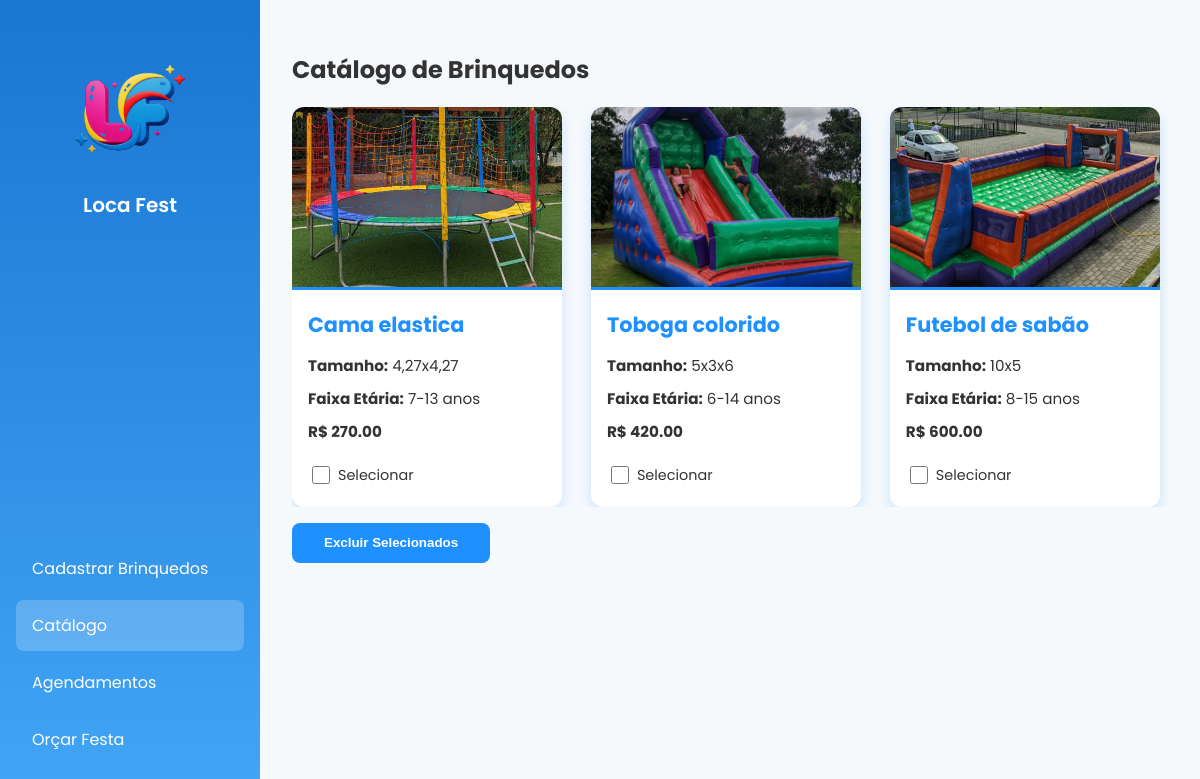
Page /usuario on the earlier database version.
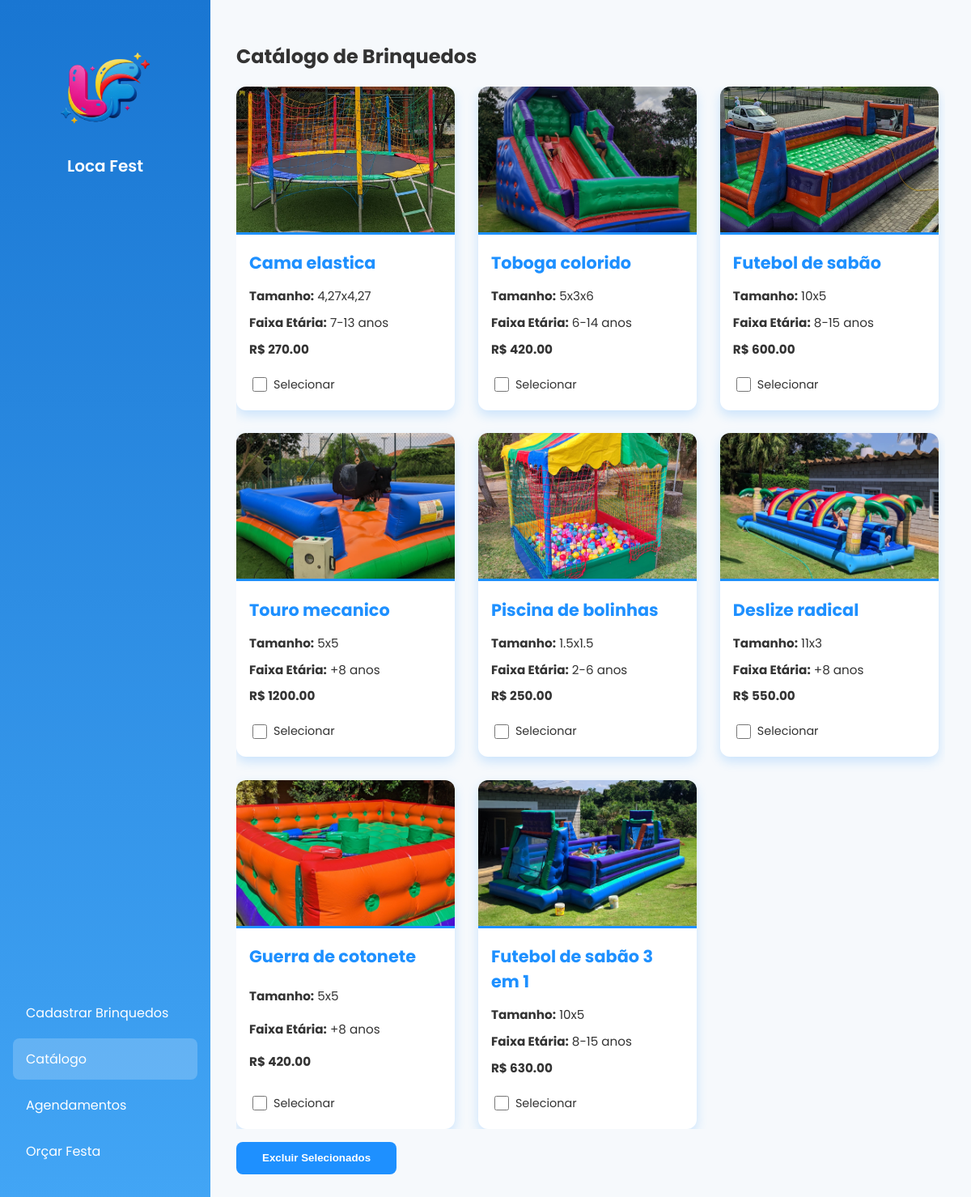
Same page on the later database version.
### storage.py (models this page shows)
class Brinquedo(db.Model):
    id = db.Column(db.Integer, primary_key=True)
    nome = db.Column(db.String(100), nullable=False)
    tamanho = db.Column(db.String(50))
    preco = db.Column(db.Float, nullable=False)
    faixa_etaria = db.Column(db.String(50))
    caminho_imagem = db.Column(db.String(200))

### routes.py (the view)
@app.route('/usuario')
def pagina_usuario():
    brinquedos = Brinquedo.query.all()
    page_content = render_template('catalogo.html', brinquedos=brinquedos)
    return render_template(
        'home.html',
        active_page='usuario',
        page_title='Catálogo de Brinquedos',
        page_content=page_content
    )

### templates/catalogo.html
<form method="post" action="/excluir_selecionados">
  <div class="catalogo-cards">
    {% for brinquedo in brinquedos %}
    <div class="card-brinquedo">
      <div class="imagem-wrapper">
        <img src="{{ url_for('static', filename='imagens/' ~ brinquedo.caminho_imagem) }}" alt="Imagem do brinquedo {{ brinquedo.nome }}">
      </div>
      <div class="info-brinquedo">
        <h3>{{ brinquedo.nome }}</h3>
        <p><strong>Tamanho:</strong> {{ brinquedo.tamanho }}</p>
        <p><strong>Faixa Etária:</strong> {{ brinquedo.faixa_etaria }}</p>
        <p class="preco">R$ {{ '%.2f'|format(brinquedo.preco) }}</p>
        <label>
          <input type="checkbox" name="selecionados" value="{{ brinquedo.id }}"> Selecionar
        </label>
      </div>
    </div>
    {% endfor %}
  </div>
  <button type="submit" class="btn">Excluir Selecionados</button>
</form>
</div>

### templates/home.html (shortened to what this page needs)
<!DOCTYPE html>
<html lang="pt-br">
<head>
    <link rel="stylesheet" href="{{ url_for('static', filename='style.css') }}">
</head>
<body>
    <div class="container">
        <aside class="sidebar">
            <div class="logo">
                <img src="{{ url_for('static', filename='imagens/logo.png') }}" alt="Logo Brinquedos Infláveis">
                <h1>Loca Fest</h1>
            </div>
            <nav>
                <a href="/admin" class="{{ 'active' if active_page == 'admin' else '' }}">Cadastrar Brinquedos</a>
                <a href="/usuario" class="{{ 'active' if active_page == 'usuario' else '' }}">Catálogo</a>
                <a href="/agendamentos" class="{{ 'active' if active_page == 'agendamentos' else '' }}">Agendamentos</a>
                <a href="/orcamentos" class="{{ 'active' if active_page == 'orcamentos' else '' }}">Orçar Festa</a>
            </nav>
        </aside>
        <main class="content">
            <header class="page-header">
                {% if active_page not in ['home', 'admin'] %}
                    <h2>{{ page_title }}</h2>
                {% endif %}
            </header>
            <section class="page-content">
                {{ page_content|safe }}
</body>
</html>

### static/style.css (style rules this page uses)
body { margin: 0; font-family: 'Poppins', sans-serif; background: #f6f9fc; color: #333; }
.container { display: flex; min-height: 100vh; }
.sidebar { width: 260px; background: linear-gradient(180deg, #1976d2, #42a5f5); color: white; padding: 2rem 1rem; display: flex; flex-direction: column; justify-content: space-between; position: fixed; left: 0; top: 0; height: 100vh; box-sizing: border-box; }
.sidebar .logo { text-align: center; padding-bottom: 1rem; }
.sidebar .logo img { max-width: 150px; height: auto; display: block; margin: 0 auto; transition: transform 0.3s ease; cursor: pointer; }
.sidebar .logo h1 { margin-top: 0.5rem; color: white; font-weight: 600; font-size: 1.25rem; }
.sidebar nav { display: flex; flex-direction: column; margin-top: 2rem; }
.sidebar a { color: white; text-decoration: none; padding: 0.8rem 1rem; margin: 0.2rem 0; border-radius: 8px; transition: background 0.3s; }
.sidebar a:hover, .sidebar a.active { background: rgba(255, 255, 255, 0.2); }
.content { flex-grow: 1; margin-left: 260px; width: calc(100vw - 260px); height: 100vh; display: flex; flex-direction: column; overflow-y: auto; padding: 2rem; box-sizing: border-box; }
.catalogo-cards { max-height: calc(100vh - 150px); overflow-y: auto; padding-right: 0.5rem; display: grid; gap: 1.8rem; grid-template-columns: repeat(auto-fit, minmax(250px, 1fr)); margin-bottom: 1rem; }
.card-brinquedo { background: white; border-radius: 12px; box-shadow: 0 6px 14px rgba(30, 144, 255, 0.2); transition: box-shadow 0.3s ease, transform 0.2s ease; display: flex; flex-direction: column; overflow: hidden; cursor: pointer; }
.imagem-wrapper { height: 180px; overflow: hidden; border-bottom: 3px solid #1E90FF; }
.imagem-wrapper img { width: 100%; height: 100%; object-fit: cover; transition: transform 0.4s ease; }
.info-brinquedo { padding: 1.2rem 1rem; flex-grow: 1; display: flex; flex-direction: column; justify-content: space-between; }
.info-brinquedo h3 { margin: 0 0 0.6rem 0; color: #1E90FF; font-weight: 700; font-size: 1.3rem; }
.info-brinquedo p { margin: 0.3rem 0; font-size: 0.95rem; color: #333; }
.preco { margin-top: 1rem; font-size: 1.2rem; font-weight: 700; color: #d32f2f; }
label { margin-top: 1rem; font-size: 0.9rem; display: flex; align-items: center; cursor: pointer; }
label input[type="checkbox"] { margin-right: 8px; width: 18px; height: 18px; cursor: pointer; }
form > .btn { align-self: flex-start; margin-top: auto; }
.btn { margin-top: 1.5rem; background-color: #1E90FF; color: white; border: none; padding: 0.8rem 2rem; border-radius: 8px; font-weight: 700; cursor: pointer; transition: background-color 0.3s ease; display: inline-block; }

Differences in the rows shown:
added Brinquedo: caminho_imagem (picture), nome "Touro mecanico", tamanho "5x5", faixa_etaria "+8 anos", preco "1200.00"
added Brinquedo: caminho_imagem (picture), nome "Piscina de bolinhas", tamanho "1.5x1.5", faixa_etaria "2-6 anos", preco "250.00"
added Brinquedo: caminho_imagem (picture), nome "Deslize radical", tamanho "11x3", faixa_etaria "+8 anos", preco "550.00"
added Brinquedo: caminho_imagem (picture), nome "Guerra de cotonete", tamanho "5x5", faixa_etaria "+8 anos", preco "420.00"
added Brinquedo: caminho_imagem (picture), nome "Futebol de sabão 3 em 1", tamanho "10x5", faixa_etaria "8-15 anos", preco "630.00"
